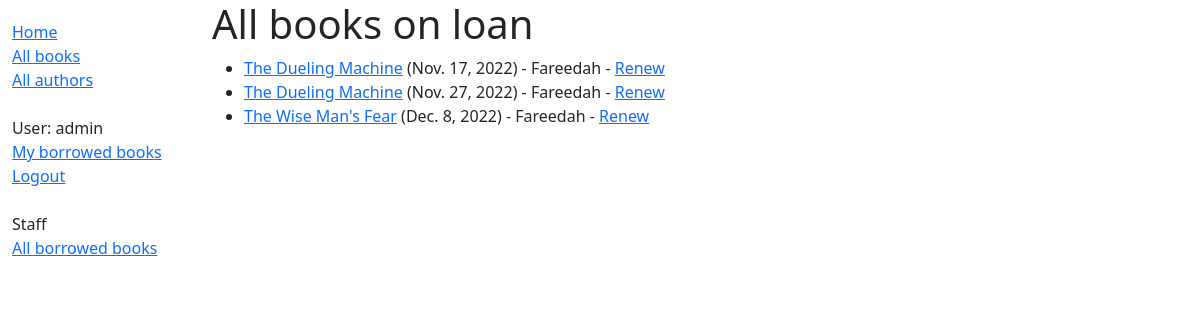
The page /catalog/borrowed-books/ (signed in) on the database its author committed.
### catalog/models.py (models this page shows, shortened)
class BookInstance(models.Model):
    id = models.UUIDField(primary_key=True, default=uuid.uuid4,
                          help_text='Unique ID for this particular book across whole library')
    book = models.ForeignKey('Book', on_delete=models.RESTRICT, null=True)
    imprint = models.CharField(max_length=200)
    due_back = models.DateField(null=True, blank=True)
    borrower = models.ForeignKey(
        User, on_delete=models.SET_NULL, null=True, blank=True)
    LOAN_STATUS = (
        ('m', 'Maintenance'),
        ('o', 'On loan'),
        ('a', 'Available'),
        ('r', 'Reserved'),
    )
    status = models.CharField(
        max_length=1,
        choices=LOAN_STATUS,
        blank=True,
        default='m',
        help_text='Book availability',
    )
    class Meta:
        ordering = ['due_back']
        permissions = (("can_mark_returned", "Set book as returned"),)
    @property
    def is_overdue(self):
        return bool(self.due_back and date.today() > self.due_back)

class Book(models.Model):
    title = models.CharField(max_length=200)
    author = models.ForeignKey(Author, on_delete=models.SET_NULL, null=True)
    summary = models.TextField(
        max_length=1000, help_text="Enter a brief description of the book")
    isbn = models.CharField("ISBN", max_length=13, unique=True,
                            help_text='13 characters <a href="https://www.isbn-international.org/content/what-isbn">ISBN number</a>')
    genre = models.ManyToManyField(
        Genre, help_text='Select a genre for this book')
    language = models.ForeignKey(
        Language, on_delete=models.SET_NULL, null=True)
    def display_genre(self):
        """Create a string for the Genre. This is required to display genre in Admin."""
        return ', '.join(genre.name for genre in self.genre.all()[:3])
    display_genre.short_description = "Genre"

### catalog/views.py (the view)
# urls.py: path('borrowed-books/', views.AllBorrowedBooksListView.as_view(),
class AllBorrowedBooksListView(PermissionRequiredMixin, generic.ListView):
    permission_required = 'catalog.can_mark_returned'
    model = BookInstance
    template_name = 'catalog/all_borrowed_books.html'
    paginate_by = 10
    def get_queryset(self):
        return BookInstance.objects.filter(status__exact='o')

### catalog/templates/catalog/all_borrowed_books.html (shortened to what this page needs)
{% extends "base_generic.html" %}
{% block content %}
<h1>All books on loan</h1>
{% if bookinstance_list %}
<ul>
    {% for bookinst in bookinstance_list %}
    <li class="{% if bookinst.is_overdue %}text-danger{% endif %}">
        <a {% if bookinst.is_overdue %}style="font-color: red; text-decoration: none; color: inherit;" {% endif %}
            href="{% url 'book-detail' bookinst.book.pk %}">{{ bookinst.book.title }}</a>
        ({{ bookinst.due_back }}) - {{bookinst.borrower.first_name }} - <a
            href="{% url 'renew-book-librarian' bookinst.id %}">Renew</a>
    </li>
    {% endfor %}
</ul>
{% endif %}
{% endblock %}

### catalog/templates/base_generic.html (shortened to what this page needs)
<!DOCTYPE html>
<html lang="en">
<head>
    <link href="https://cdn.jsdelivr.net/npm/bootstrap@5.1.3/dist/css/bootstrap.min.css" rel="stylesheet"
>
    {% load static %}
    <link rel="stylesheet" href="{% static 'css/styles.css' %}">
</head>
<body>
    <div class="container-fluid">
        <div class="row">
            <div class="col-sm-2">
                {% block sidebar %}
                <ul class="sidebar-nav">
                    <li><a href="{% url 'index' %}">Home</a></li>
                    <li><a href="{% url 'books' %}">All books</a></li>
                    <li><a href="{% url 'authors' %}">All authors</a></li>
                    <br>
                    {% if user.is_authenticated %}
                    <li>User: {{ user.get_username }}</li>
                    <li><a href="{% url 'my-borrowed' %}">My borrowed books</a></li>
                    <li><a href="{% url 'logout' %}?next={{ request.path }}">Logout</a></li>
                    <br>
                    <li>Staff</li>
                    <li><a href="{% url 'all-borrowed-books' %}">All borrowed books</a></li>
                    {% else %}
                    <li><a href="{% url 'login' %}?next={{ request.path }}">Login</a></li>
                    {% endif %}
                </ul>
                {% endblock %}
            </div>
            <div class="col-sm-10 ">
                {% block content %}{% endblock %}
            </div>
        </div>
    </div>
</body>
</html>

### catalog/static/css/styles.css (style rules this page uses)
.sidebar-nav { margin-top: 20px; padding: 0; list-style: none; }

### rows shown on the page
BookInstance: book "The Dueling Machine", due_back "Nov. 17, 2022", borrower.first_name "Fareedah"
BookInstance: book "The Dueling Machine", due_back "Nov. 27, 2022", borrower.first_name "Fareedah"
BookInstance: book "The Wise Man's Fear", due_back "Dec. 8, 2022", borrower.first_name "Fareedah"

### other values the page prints
{{ user.get_username }} "admin"
